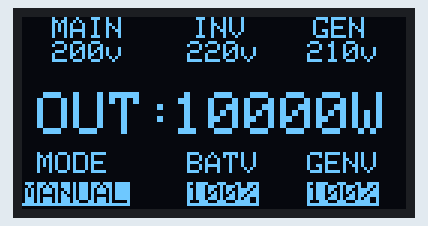
This sketch was run on a simulated ESP32. Parts: 128×64 one-colour display. The display library's start-up logo is not drawn.

Above: at 0.1 s.

The sketch:

display.ino
```cpp
#include <SPI.h>
#include <Wire.h>
#include <Adafruit_GFX.h>
#include <Adafruit_SSD1306.h>

#define SCREEN_WIDTH 128 // OLED display width, in pixels
#define SCREEN_HEIGHT 64 // OLED display height, in pixels

// Declaration for an SSD1306 display connected to I2C (SDA, SCL pins)
#define OLED_RESET -1 // Reset pin # (or -1 if sharing Arduino reset pin)
Adafruit_SSD1306 display(SCREEN_WIDTH, SCREEN_HEIGHT, &Wire, OLED_RESET);

void setup()
{
  if (!display.begin(SSD1306_SWITCHCAPVCC, 0x3C))
  { // Address 0x3D for 128x64
    Serial.println(F("SSD1306 allocation failed"));
    for (;;)
      ; // Don't proceed, loop forever
  }
  display.setTextColor(SSD1306_WHITE);
  display.display();
  // delay(2000);
}

void loop()
{
  refreshDisplay();
}

void refreshDisplay()
{
  display.clearDisplay();

  display.setCursor(10, 0);
  display.setTextSize(1);
  display.println("MAIN");

  display.setCursor(10, 8);
  display.print("200");
  display.print("v");

  //////////
  display.setCursor(57, 0);
  display.setTextSize(1);
  display.println("INV");

  display.setCursor(55, 8);
  display.print("220");
  display.print("v");

  ////////////

  display.setCursor(97, 0);
  display.setTextSize(1);
  display.println("GEN");

  display.setCursor(95, 8);
  display.print("210");
  display.print("v");

  ////////////////////////////////////////////////////////////////////////////////

  display.setCursor(5, 25);
  display.setTextSize(2);
  display.print("OUT");
  display.print(":");

  display.setCursor(50, 25);
  display.setTextSize(2);
  display.print("10000");
  display.print("W   ");

  ////////////////////////////////////////////////////////////////////////////////

  display.setTextSize(1);
  display.setCursor(5, 45);
  display.println("MODE");

  display.setCursor(55, 45);
  display.println("BATV");

  display.setCursor(95, 45);
  display.println("GENV");

  ////////////////////////////////////////////////////////////////////////
  display.setTextColor(BLACK, WHITE); // 'inverted' text

  display.setTextSize(1);
  display.setCursor(0, 55);
  display.println("MANUAL");

  display.setTextSize(1);
  display.setCursor(55, 55);
  display.print("100");
  display.print("%");

  display.setCursor(95, 55);
  display.print("100");
  display.print("%");
  display.setTextColor(WHITE, BLACK); // 'inverted' text
  display.display();

  delay(2000);
}
/////
```
